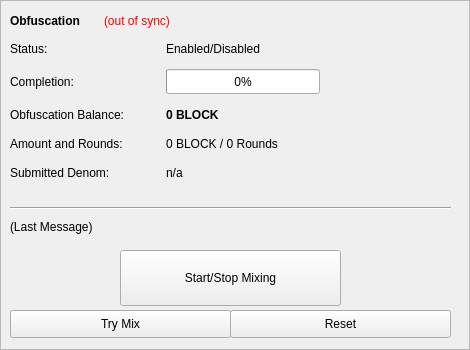
        <widget class="QFrame" name="frameObfuscation">
         <property name="minimumSize">
          <size>
           <width>465</width>
           <height>350</height>
          </size>
         </property>
         <property name="layoutDirection">
          <enum>Qt::LeftToRight</enum>
         </property>
         <property name="frameShape">
          <enum>QFrame::StyledPanel</enum>
         </property>
         <property name="frameShadow">
          <enum>QFrame::Raised</enum>
         </property>
         <widget class="QWidget" name="formLayoutWidget">
          <property name="geometry">
           <rect>
            <x>10</x>
            <y>40</y>
            <width>451</width>
            <height>161</height>
           </rect>
          </property>
          <layout class="QFormLayout" name="formLayout">
           <property name="fieldGrowthPolicy">
            <enum>QFormLayout::AllNonFixedFieldsGrow</enum>
           </property>
           <property name="horizontalSpacing">
            <number>11</number>
           </property>
           <property name="verticalSpacing">
            <number>12</number>
           </property>
           <item row="0" column="0">
            <widget class="QLabel" name="label_6">
             <property name="minimumSize">
              <size>
               <width>47</width>
               <height>17</height>
              </size>
             </property>
             <property name="text">
              <string>Status:</string>
             </property>
            </widget>
           </item>
           <item row="1" column="0">
            <widget class="QLabel" name="label_7">
             <property name="minimumSize">
              <size>
               <width>84</width>
               <height>25</height>
              </size>
             </property>
             <property name="text">
              <string>Completion:</string>
             </property>
            </widget>
           </item>
           <item row="1" column="1">
            <widget class="QProgressBar" name="obfuscationProgress">
             <property name="minimumSize">
              <size>
               <width>154</width>
               <height>25</height>
              </size>
             </property>
             <property name="maximumSize">
              <size>
               <width>154</width>
               <height>16777215</height>
              </size>
             </property>
             <property name="value">
              <number>0</number>
             </property>
            </widget>
           </item>
           <item row="2" column="0">
            <widget class="QLabel" name="labelAnonymizedText">
             <property name="minimumSize">
              <size>
               <width>145</width>
               <height>17</height>
              </size>
             </property>
             <property name="text">
              <string>Obfuscation Balance:</string>
             </property>
            </widget>
           </item>
           <item row="2" column="1">
            <widget class="QLabel" name="labelAnonymized">
             <property name="minimumSize">
              <size>
               <width>293</width>
               <height>17</height>
              </size>
             </property>
             <property name="font">
              <font>
               <weight>75</weight>
               <bold>true</bold>
              </font>
             </property>
             <property name="text">
              <string notr="true">0 BLOCK</string>
             </property>
            </widget>
           </item>
           <item row="3" column="0">
            <widget class="QLabel" name="label_8">
             <property name="minimumSize">
              <size>
               <width>142</width>
               <height>17</height>
              </size>
             </property>
             <property name="text">
              <string>Amount and Rounds:</string>
             </property>
            </widget>
           </item>
           <item row="3" column="1">
            <widget class="QLabel" name="labelAmountRounds">
             <property name="minimumSize">
              <size>
               <width>293</width>
               <height>17</height>
              </size>
             </property>
             <property name="text">
              <string>0 BLOCK / 0 Rounds</string>
             </property>
            </widget>
           </item>
           <item row="4" column="0">
            <widget class="QLabel" name="label_9">
             <property name="minimumSize">
              <size>
               <width>128</width>
               <height>17</height>
              </size>
             </property>
             <property name="text">
              <string>Submitted Denom:</string>
             </property>
            </widget>
           </item>
           <item row="4" column="1">
            <widget class="QLabel" name="labelSubmittedDenom">
             <property name="minimumSize">
              <size>
               <width>293</width>
               <height>17</height>
              </size>
             </property>
             <property name="toolTip">
              <string>The denominations you submitted to the Servicenode.&lt;br&gt;To mix, other users must submit the exact same denominations.</string>
             </property>
             <property name="text">
              <string>n/a</string>
             </property>
            </widget>
           </item>
           <item row="0" column="1">
            <widget class="QLabel" name="obfuscationEnabled">
             <property name="minimumSize">
              <size>
               <width>293</width>
               <height>17</height>
              </size>
             </property>
             <property name="text">
              <string>Enabled/Disabled</string>
             </property>
            </widget>
           </item>
          </layout>
         </widget>
         <widget class="QPushButton" name="runAutoDenom">
          <property name="geometry">
           <rect>
            <x>251</x>
            <y>17</y>
            <width>1</width>
            <height>1</height>
           </rect>
          </property>
          <property name="minimumSize">
           <size>
            <width>1</width>
            <height>1</height>
           </size>
          </property>
          <property name="palette">
           <palette>
            <active>
             <colorrole role="WindowText">
              <brush brushstyle="SolidPattern">
               <color alpha="255">
                <red>0</red>
                <green>0</green>
                <blue>0</blue>
               </color>
              </brush>
             </colorrole>
             <colorrole role="Button">
              <brush brushstyle="SolidPattern">
               <color alpha="255">
                <red>239</red>
                <green>238</green>
                <blue>238</blue>
               </color>
              </brush>
             </colorrole>
             <colorrole role="Light">
              <brush brushstyle="SolidPattern">
               <color alpha="255">
                <red>255</red>
                <green>255</green>
                <blue>255</blue>
               </color>
              </brush>
             </colorrole>
             <colorrole role="Midlight">
              <brush brushstyle="SolidPattern">
               <color alpha="255">
                <red>247</red>
                <green>246</green>
                <blue>246</blue>
               </color>
              </brush>
             </colorrole>
             <colorrole role="Dark">
              <brush brushstyle="SolidPattern">
               <color alpha="255">
                <red>119</red>
                <green>119</green>
                <blue>119</blue>
               </color>
              </brush>
             </colorrole>
             <colorrole role="Mid">
              <brush brushstyle="SolidPattern">
               <color alpha="255">
                <red>159</red>
                <green>159</green>
                <blue>159</blue>
               </color>
              </brush>
             </colorrole>
             <colorrole role="Text">
              <brush brushstyle="SolidPattern">
               <color alpha="255">
                <red>0</red>
                <green>0</green>
                <blue>0</blue>
               </color>
              </brush>
             </colorrole>
             <colorrole role="BrightText">
              <brush brushstyle="SolidPattern">
               <color alpha="255">
                <red>255</red>
                <green>255</green>
                <blue>255</blue>
               </color>
              </brush>
             </colorrole>
             <colorrole role="ButtonText">
              <brush brushstyle="SolidPattern">
               <color alpha="255">
                <red>0</red>
                <green>0</green>
                <blue>0</blue>
               </color>
              </brush>
             </colorrole>
             <colorrole role="Base">
              <brush brushstyle="SolidPattern">
               <color alpha="255">
                <red>255</red>
                <green>255</green>
                <blue>255</blue>
               </color>
              </brush>
             </colorrole>
             <colorrole role="Window">
              <brush brushstyle="SolidPattern">
               <color alpha="255">
                <red>239</red>
                <green>238</green>
                <blue>238</blue>
               </color>
              </brush>
             </colorrole>
             <colorrole role="Shadow">
              <brush brushstyle="SolidPattern">
               <color alpha="255">
                <red>0</red>
                <green>0</green>
                <blue>0</blue>
               </color>
              </brush>
             </colorrole>
             <colorrole role="AlternateBase">
              <brush brushstyle="SolidPattern">
               <color alpha="255">
                <red>247</red>
                <green>246</green>
                <blue>246</blue>
               </color>
              </brush>
             </colorrole>
             <colorrole role="ToolTipBase">
              <brush brushstyle="SolidPattern">
               <color alpha="255">
                <red>255</red>
                <green>255</green>
                <blue>220</blue>
               </color>
              </brush>
             </colorrole>
             <colorrole role="ToolTipText">
              <brush brushstyle="SolidPattern">
               <color alpha="255">
                <red>0</red>
                <green>0</green>
                <blue>0</blue>
               </color>
              </brush>
             </colorrole>
            </active>
            <inactive>
             <colorrole role="WindowText">
              <brush brushstyle="SolidPattern">
               <color alpha="255">
                <red>0</red>
                <green>0</green>
                <blue>0</blue>
               </color>
              </brush>
             </colorrole>
             <colorrole role="Button">
              <brush brushstyle="SolidPattern">
               <color alpha="255">
                <red>239</red>
                <green>238</green>
                <blue>238</blue>
               </color>
              </brush>
             </colorrole>
             <colorrole role="Light">
              <brush brushstyle="SolidPattern">
               <color alpha="255">
                <red>255</red>
                <green>255</green>
                <blue>255</blue>
               </color>
              </brush>
             </colorrole>
             <colorrole role="Midlight">
              <brush brushstyle="SolidPattern">
               <color alpha="255">
                <red>247</red>
                <green>246</green>
                <blue>246</blue>
               </color>
              </brush>
             </colorrole>
             <colorrole role="Dark">
              <brush brushstyle="SolidPattern">
               <color alpha="255">
                <red>119</red>
                <green>119</green>
                <blue>119</blue>
               </color>
              </brush>
             </colorrole>
             <colorrole role="Mid">
              <brush brushstyle="SolidPattern">
               <color alpha="255">
                <red>159</red>
                <green>159</green>
                <blue>159</blue>
               </color>
              </brush>
             </colorrole>
             <colorrole role="Text">
              <brush brushstyle="SolidPattern">
               <color alpha="255">
                <red>0</red>
                <green>0</green>
                <blue>0</blue>
               </color>
              </brush>
             </colorrole>
             <colorrole role="BrightText">
              <brush brushstyle="SolidPattern">
               <color alpha="255">
                <red>255</red>
                <green>255</green>
                <blue>255</blue>
               </color>
              </brush>
             </colorrole>
             <colorrole role="ButtonText">
              <brush brushstyle="SolidPattern">
               <color alpha="255">
                <red>0</red>
                <green>0</green>
                <blue>0</blue>
               </color>
              </brush>
             </colorrole>
             <colorrole role="Base">
              <brush brushstyle="SolidPattern">
               <color alpha="255">
                <red>255</red>
                <green>255</green>
                <blue>255</blue>
               </color>
              </brush>
             </colorrole>
             <colorrole role="Window">
              <brush brushstyle="SolidPattern">
               <color alpha="255">
                <red>239</red>
                <green>238</green>
                <blue>238</blue>
               </color>
              </brush>
             </colorrole>
             <colorrole role="Shadow">
              <brush brushstyle="SolidPattern">
               <color alpha="255">
                <red>0</red>
                <green>0</green>
                <blue>0</blue>
               </color>
              </brush>
             </colorrole>
             <colorrole role="AlternateBase">
              <brush brushstyle="SolidPattern">
               <color alpha="255">
                <red>247</red>
                <green>246</green>
                <blue>246</blue>
               </color>
              </brush>
             </colorrole>
             <colorrole role="ToolTipBase">
              <brush brushstyle="SolidPattern">
               <color alpha="255">
                <red>255</red>
                <green>255</green>
                <blue>220</blue>
               </color>
              </brush>
             </colorrole>
             <colorrole role="ToolTipText">
              <brush brushstyle="SolidPattern">
               <color alpha="255">
                <red>0</red>
                <green>0</green>
                <blue>0</blue>
               </color>
              </brush>
             </colorrole>
            </inactive>
            <disabled>
             <colorrole role="WindowText">
              <brush brushstyle="SolidPattern">
               <color alpha="255">
                <red>119</red>
                <green>119</green>
                <blue>119</blue>
               </color>
              </brush>
             </colorrole>
             <colorrole role="Button">
              <brush brushstyle="SolidPattern">
               <color alpha="255">
                <red>239</red>
                <green>238</green>
                <blue>238</blue>
               </color>
              </brush>
             </colorrole>
             <colorrole role="Light">
              <brush brushstyle="SolidPattern">
               <color alpha="255">
                <red>255</red>
                <green>255</green>
                <blue>255</blue>
               </color>
              </brush>
             </colorrole>
             <colorrole role="Midlight">
              <brush brushstyle="SolidPattern">
               <color alpha="255">
                <red>247</red>
                <green>246</green>
                <blue>246</blue>
               </color>
              </brush>
             </colorrole>
             <colorrole role="Dark">
              <brush brushstyle="SolidPattern">
               <color alpha="255">
                <red>119</red>
                <green>119</green>
                <blue>119</blue>
               </color>
              </brush>
             </colorrole>
             <colorrole role="Mid">
              <brush brushstyle="SolidPattern">
               <color alpha="255">
                <red>159</red>
                <green>159</green>
                <blue>159</blue>
               </color>
              </brush>
             </colorrole>
             <colorrole role="Text">
              <brush brushstyle="SolidPattern">
               <color alpha="255">
                <red>119</red>
                <green>119</green>
                <blue>119</blue>
               </color>
              </brush>
             </colorrole>
             <colorrole role="BrightText">
              <brush brushstyle="SolidPattern">
               <color alpha="255">
                <red>255</red>
                <green>255</green>
                <blue>255</blue>
               </color>
              </brush>
             </colorrole>
             <colorrole role="ButtonText">
              <brush brushstyle="SolidPattern">
               <color alpha="255">
                <red>119</red>
                <green>119</green>
                <blue>119</blue>
               </color>
              </brush>
             </colorrole>
             <colorrole role="Base">
              <brush brushstyle="SolidPattern">
               <color alpha="255">
                <red>239</red>
                <green>238</green>
                <blue>238</blue>
               </color>
              </brush>
             </colorrole>
             <colorrole role="Window">
              <brush brushstyle="SolidPattern">
               <color alpha="255">
                <red>239</red>
                <green>238</green>
                <blue>238</blue>
               </color>
              </brush>
             </colorrole>
             <colorrole role="Shadow">
              <brush brushstyle="SolidPattern">
               <color alpha="255">
                <red>0</red>
                <green>0</green>
                <blue>0</blue>
               </color>
              </brush>
             </colorrole>
             <colorrole role="AlternateBase">
              <brush brushstyle="SolidPattern">
               <color alpha="255">
                <red>239</red>
                <green>238</green>
                <blue>238</blue>
               </color>
              </brush>
             </colorrole>
             <colorrole role="ToolTipBase">
              <brush brushstyle="SolidPattern">
               <color alpha="255">
                <red>255</red>
                <green>255</green>
                <blue>220</blue>
               </color>
              </brush>
             </colorrole>
             <colorrole role="ToolTipText">
              <brush brushstyle="SolidPattern">
               <color alpha="255">
                <red>0</red>
                <green>0</green>
                <blue>0</blue>
               </color>
              </brush>
             </colorrole>
            </disabled>
           </palette>
          </property>
          <property name="focusPolicy">
           <enum>Qt::NoFocus</enum>
          </property>
          <property name="autoFillBackground">
           <bool>true</bool>
          </property>
          <property name="text">
           <string/>
          </property>
          <property name="flat">
           <bool>true</bool>
          </property>
         </widget>
         <widget class="QPushButton" name="toggleObfuscation">
          <property name="geometry">
           <rect>
            <x>120</x>
            <y>250</y>
            <width>221</width>
            <height>56</height>
           </rect>
          </property>
          <property name="sizePolicy">
           <sizepolicy hsizetype="MinimumExpanding" vsizetype="Fixed">
            <horstretch>0</horstretch>
            <verstretch>0</verstretch>
           </sizepolicy>
          </property>
          <property name="minimumSize">
           <size>
            <width>221</width>
            <height>56</height>
           </size>
          </property>
          <property name="text">
           <string>Start/Stop Mixing</string>
          </property>
         </widget>
         <widget class="Line" name="lineLastMessage">
          <property name="geometry">
           <rect>
            <x>10</x>
            <y>200</y>
            <width>441</width>
            <height>16</height>
           </rect>
          </property>
          <property name="minimumSize">
           <size>
            <width>441</width>
            <height>16</height>
           </size>
          </property>
          <property name="orientation">
           <enum>Qt::Horizontal</enum>
          </property>
         </widget>
         <widget class="QLabel" name="obfuscationStatus">
          <property name="geometry">
           <rect>
            <x>10</x>
            <y>220</y>
            <width>451</width>
            <height>61</height>
           </rect>
          </property>
          <property name="minimumSize">
           <size>
            <width>288</width>
            <height>43</height>
           </size>
          </property>
          <property name="text">
           <string>(Last Message)</string>
          </property>
          <property name="alignment">
           <set>Qt::AlignLeading|Qt::AlignLeft|Qt::AlignTop</set>
          </property>
          <property name="wordWrap">
           <bool>true</bool>
          </property>
         </widget>
         <widget class="QPushButton" name="obfuscationAuto">
          <property name="geometry">
           <rect>
            <x>10</x>
            <y>310</y>
            <width>221</width>
            <height>28</height>
           </rect>
          </property>
          <property name="sizePolicy">
           <sizepolicy hsizetype="MinimumExpanding" vsizetype="Fixed">
            <horstretch>0</horstretch>
            <verstretch>0</verstretch>
           </sizepolicy>
          </property>
          <property name="minimumSize">
           <size>
            <width>221</width>
            <height>28</height>
           </size>
          </property>
          <property name="toolTip">
           <string>Try to manually submit a Obfuscation request.</string>
          </property>
          <property name="text">
           <string>Try Mix</string>
          </property>
         </widget>
         <widget class="QPushButton" name="obfuscationReset">
          <property name="geometry">
           <rect>
            <x>230</x>
            <y>310</y>
            <width>221</width>
            <height>28</height>
           </rect>
          </property>
          <property name="sizePolicy">
           <sizepolicy hsizetype="MinimumExpanding" vsizetype="Fixed">
            <horstretch>0</horstretch>
            <verstretch>0</verstretch>
           </sizepolicy>
          </property>
          <property name="minimumSize">
           <size>
            <width>221</width>
            <height>28</height>
           </size>
          </property>
          <property name="toolTip">
           <string>Reset the current status of Obfuscation (can interrupt Obfuscation if it's in the process of Mixing, which can cost you money!)</string>
          </property>
          <property name="autoFillBackground">
           <bool>false</bool>
          </property>
          <property name="text">
           <string>Reset</string>
          </property>
         </widget>
         <widget class="QWidget" name="layoutWidget">
          <property name="geometry">
           <rect>
            <x>10</x>
            <y>10</y>
            <width>431</width>
            <height>22</height>
           </rect>
          </property>
          <layout class="QHBoxLayout" name="horizontalLayout_5">
           <item>
            <widget class="QLabel" name="label_2">
             <property name="minimumSize">
              <size>
               <width>88</width>
               <height>20</height>
              </size>
             </property>
             <property name="font">
              <font>
               <weight>75</weight>
               <bold>true</bold>
              </font>
             </property>
             <property name="text">
              <string>Obfuscation</string>
             </property>
            </widget>
           </item>
           <item>
            <widget class="QLabel" name="labelObfuscationSyncStatus">
             <property name="minimumSize">
              <size>
               <width>85</width>
               <height>20</height>
              </size>
             </property>
             <property name="toolTip">
              <string>The displayed information may be out of date. Your wallet automatically synchronizes with the BlocknetDX network after a connection is established, but this process has not completed yet.</string>
             </property>
             <property name="styleSheet">
              <string notr="true">QLabel { color: red; }</string>
             </property>
             <property name="text">
              <string notr="true">(out of sync)</string>
             </property>
             <property name="alignment">
              <set>Qt::AlignLeading|Qt::AlignLeft|Qt::AlignVCenter</set>
             </property>
            </widget>
           </item>
           <item>
            <spacer name="horizontalSpacer_4">
             <property name="orientation">
              <enum>Qt::Horizontal</enum>
             </property>
             <property name="sizeHint" stdset="0">
              <size>
               <width>40</width>
               <height>20</height>
              </size>
             </property>
            </spacer>
           </item>
          </layout>
         </widget>
        </widget>
